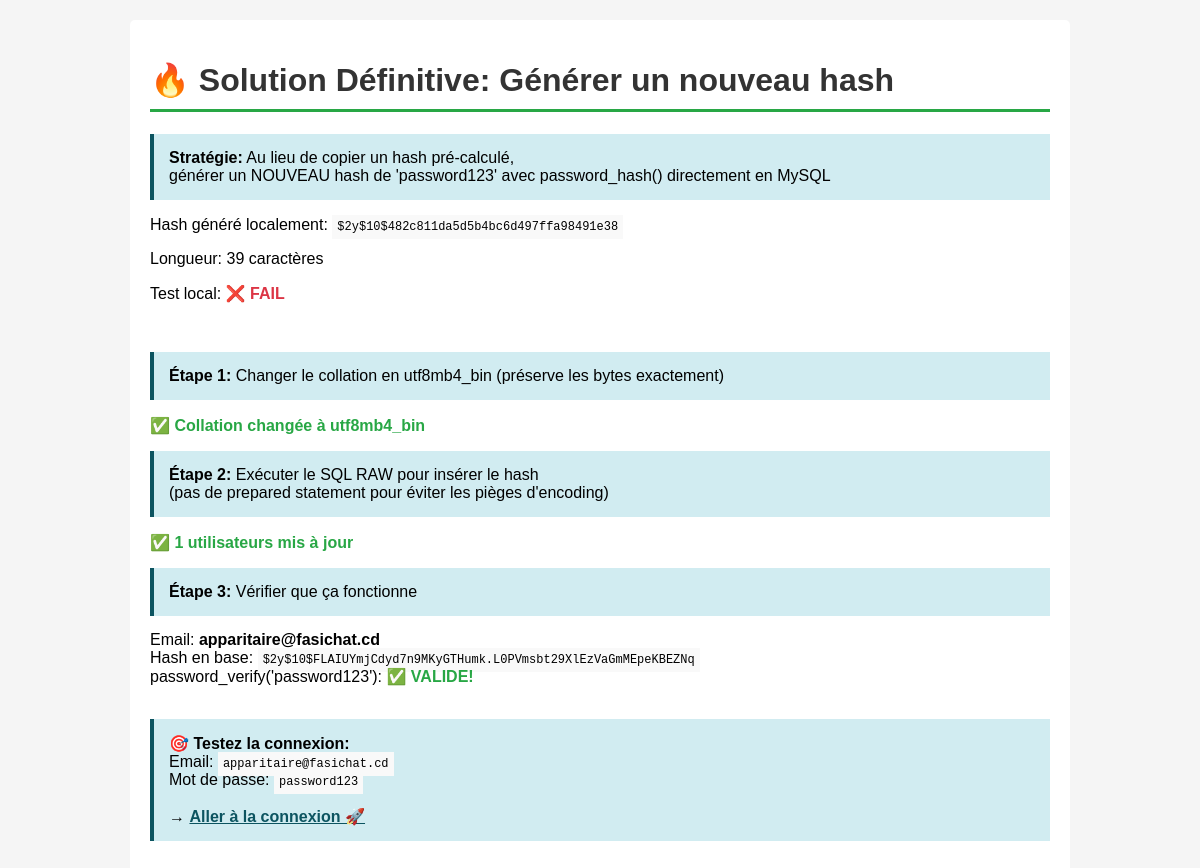
Page /fix_passwords_final.php on the committed database.
### tables this page shows
CREATE TABLE utilisateurs (
    id               INTEGER PRIMARY KEY AUTOINCREMENT,
    nom              TEXT    NOT NULL,
    prenom           TEXT    NOT NULL,
    email            TEXT    NOT NULL UNIQUE,
    mot_de_passe     TEXT    NOT NULL,
    role             TEXT    NOT NULL CHECK(role IN ('etudiant','enseignant','assistant','doyen','viceDoyen','apparitaire')),
    promotion_id     INTEGER REFERENCES promotions(id) ON DELETE SET NULL,
    avatar           TEXT    DEFAULT '',
    date_inscription TEXT    DEFAULT (datetime('now'))
);

### fix_passwords_final.php (the view, shortened to what this page needs)
<?php
echo "<div class='container'>";
echo "<h1>🔥 Solution Définitive: Générer un nouveau hash</h1>";
try {
    $db = BaseDeDonnees::getInstance();
    $pdo = $db->getPDO();
    echo "<div class='info'>";
    echo "<strong>Stratégie:</strong> Au lieu de copier un hash pré-calculé,<br>";
    echo "générer un NOUVEAU hash de 'password123' avec password_hash() directement en MySQL<br>";
    echo "</div>";
    $freshHash = password_hash('password123', PASSWORD_BCRYPT);
    echo "<p>Hash généré localement: <code>$freshHash</code></p>";
    echo "<p>Longueur: " . strlen($freshHash) . " caractères</p>";
    $localTest = password_verify('password123', $freshHash);
    echo "<p>Test local: " . ($localTest ? '<span class="ok">✅ OK</span>' : '<span class="err">❌ FAIL</span>') . "</p><br>";
    echo "<div class='info'>";
    echo "<strong>Étape 1:</strong> Changer le collation en utf8mb4_bin (préserve les bytes exactement)<br>";
    echo "</div>";
    $pdo->exec("ALTER TABLE utilisateurs MODIFY COLUMN mot_de_passe VARCHAR(255) CHARACTER SET utf8mb4 COLLATE utf8mb4_bin NOT NULL");
    echo "<p><span class='ok'>✅ Collation changée à utf8mb4_bin</span></p>";
    echo "<div class='info'>";
    echo "<strong>Étape 2:</strong> Exécuter le SQL RAW pour insérer le hash<br>";
    echo "(pas de prepared statement pour éviter les pièges d'encoding)<br>";
    echo "</div>";
    $escapedHash = $pdo->quote($freshHash);
    $sql = "UPDATE utilisateurs SET mot_de_passe = $escapedHash WHERE 1=1";
    $result = $pdo->exec($sql);
    echo "<p><span class='ok'>✅ $result utilisateurs mis à jour</span></p>";
    echo "<div class='info'>";
    echo "<strong>Étape 3:</strong> Vérifier que ça fonctionne<br>";
    echo "</div>";
    $user = $pdo->query("SELECT email, mot_de_passe FROM utilisateurs WHERE email='apparitaire@fasichat.cd'")->fetch();
    if ($user) {
        echo "Email: <strong>" . $user['email'] . "</strong><br>";
        echo "Hash en base: <code>" . $user['mot_de_passe'] . "</code><br>";
        $verified = password_verify('password123', $user['mot_de_passe']);
        echo "password_verify('password123'): <span style='font-weight: bold; color: " . ($verified ? '#28a745' : '#dc3545') . "'>" . ($verified ? '✅ VALIDE!' : '❌ INVALIDE') . "</span><br>";
    }
    echo "<br><div class='info'>";
    echo "<strong>🎯 Testez la connexion:</strong><br>";
    echo "Email: <code>apparitaire@fasichat.cd</code><br>";
    echo "Mot de passe: <code>password123</code><br><br>";
    echo "→ <a href='" . BASE_PATH . "/login' style='color: #0c5460; font-weight: bold; font-size: 16px;'>Aller à la connexion 🚀</a>";
    echo "</div>";
} catch (Exception $e) {
    echo "<p><span class='err'>❌ Erreur:</span> " . htmlspecialchars($e->getMessage()) . "</p>";
    echo "<pre>" . htmlspecialchars($e->getTraceAsString()) . "</pre>";
}
echo "</div>";
?>

### fix_passwords_final.php (style rules this page uses)
.container { max-width: 900px; margin: 0 auto; background: white; padding: 20px; border-radius: 5px; }
h1 { color: #333; border-bottom: 3px solid #28a745; padding-bottom: 10px; }
.ok { color: #28a745; font-weight: bold; }
.err { color: #dc3545; font-weight: bold; }
.info { background: #d1ecf1; padding: 15px; border-left: 4px solid #0c5460; margin: 15px 0; }
code { background: #f9f9f9; padding: 5px; font-family: monospace; font-size: 12px; }

### rows in the picture
utilisateurs: email "apparitaire@fasichat.cd", mot_de_passe "$2y$10$FLAIUYmjCdyd7n9MKyGTHumk.L0PVmsbt29XlEzVaGmMEpeKBEZNq"

### other values in the picture
$freshHash "$2y$10$482c811da5d5b4bc6d497ffa98491e38"
strlen($freshHash) "39"
$result "1"
